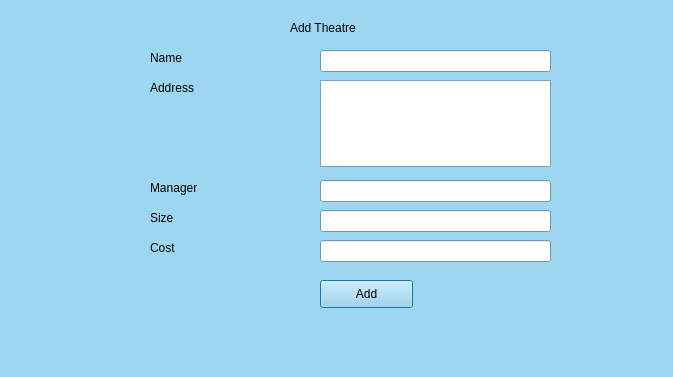
<?xml version="1.0" encoding="UTF-8"?>
<ui version="4.0">
 <class>AddTheatre</class>
 <widget class="QDialog" name="AddTheatre">
  <property name="geometry">
   <rect>
    <x>0</x>
    <y>0</y>
    <width>673</width>
    <height>377</height>
   </rect>
  </property>
  <property name="palette">
   <palette>
    <active>
     <colorrole role="WindowText">
      <brush brushstyle="SolidPattern">
       <color alpha="255">
        <red>0</red>
        <green>0</green>
        <blue>0</blue>
       </color>
      </brush>
     </colorrole>
     <colorrole role="Button">
      <brush brushstyle="SolidPattern">
       <color alpha="255">
        <red>157</red>
        <green>214</green>
        <blue>240</blue>
       </color>
      </brush>
     </colorrole>
     <colorrole role="Light">
      <brush brushstyle="SolidPattern">
       <color alpha="255">
        <red>255</red>
        <green>255</green>
        <blue>255</blue>
       </color>
      </brush>
     </colorrole>
     <colorrole role="Midlight">
      <brush brushstyle="SolidPattern">
       <color alpha="255">
        <red>206</red>
        <green>234</green>
        <blue>247</blue>
       </color>
      </brush>
     </colorrole>
     <colorrole role="Dark">
      <brush brushstyle="SolidPattern">
       <color alpha="255">
        <red>78</red>
        <green>107</green>
        <blue>120</blue>
       </color>
      </brush>
     </colorrole>
     <colorrole role="Mid">
      <brush brushstyle="SolidPattern">
       <color alpha="255">
        <red>105</red>
        <green>143</green>
        <blue>160</blue>
       </color>
      </brush>
     </colorrole>
     <colorrole role="Text">
      <brush brushstyle="SolidPattern">
       <color alpha="255">
        <red>0</red>
        <green>0</green>
        <blue>0</blue>
       </color>
      </brush>
     </colorrole>
     <colorrole role="BrightText">
      <brush brushstyle="SolidPattern">
       <color alpha="255">
        <red>255</red>
        <green>255</green>
        <blue>255</blue>
       </color>
      </brush>
     </colorrole>
     <colorrole role="ButtonText">
      <brush brushstyle="SolidPattern">
       <color alpha="255">
        <red>0</red>
        <green>0</green>
        <blue>0</blue>
       </color>
      </brush>
     </colorrole>
     <colorrole role="Base">
      <brush brushstyle="SolidPattern">
       <color alpha="255">
        <red>255</red>
        <green>255</green>
        <blue>255</blue>
       </color>
      </brush>
     </colorrole>
     <colorrole role="Window">
      <brush brushstyle="SolidPattern">
       <color alpha="255">
        <red>157</red>
        <green>214</green>
        <blue>240</blue>
       </color>
      </brush>
     </colorrole>
     <colorrole role="Shadow">
      <brush brushstyle="SolidPattern">
       <color alpha="255">
        <red>0</red>
        <green>0</green>
        <blue>0</blue>
       </color>
      </brush>
     </colorrole>
     <colorrole role="AlternateBase">
      <brush brushstyle="SolidPattern">
       <color alpha="255">
        <red>206</red>
        <green>234</green>
        <blue>247</blue>
       </color>
      </brush>
     </colorrole>
     <colorrole role="ToolTipBase">
      <brush brushstyle="SolidPattern">
       <color alpha="255">
        <red>255</red>
        <green>255</green>
        <blue>220</blue>
       </color>
      </brush>
     </colorrole>
     <colorrole role="ToolTipText">
      <brush brushstyle="SolidPattern">
       <color alpha="255">
        <red>0</red>
        <green>0</green>
        <blue>0</blue>
       </color>
      </brush>
     </colorrole>
    </active>
    <inactive>
     <colorrole role="WindowText">
      <brush brushstyle="SolidPattern">
       <color alpha="255">
        <red>0</red>
        <green>0</green>
        <blue>0</blue>
       </color>
      </brush>
     </colorrole>
     <colorrole role="Button">
      <brush brushstyle="SolidPattern">
       <color alpha="255">
        <red>157</red>
        <green>214</green>
        <blue>240</blue>
       </color>
      </brush>
     </colorrole>
     <colorrole role="Light">
      <brush brushstyle="SolidPattern">
       <color alpha="255">
        <red>255</red>
        <green>255</green>
        <blue>255</blue>
       </color>
      </brush>
     </colorrole>
     <colorrole role="Midlight">
      <brush brushstyle="SolidPattern">
       <color alpha="255">
        <red>206</red>
        <green>234</green>
        <blue>247</blue>
       </color>
      </brush>
     </colorrole>
     <colorrole role="Dark">
      <brush brushstyle="SolidPattern">
       <color alpha="255">
        <red>78</red>
        <green>107</green>
        <blue>120</blue>
       </color>
      </brush>
     </colorrole>
     <colorrole role="Mid">
      <brush brushstyle="SolidPattern">
       <color alpha="255">
        <red>105</red>
        <green>143</green>
        <blue>160</blue>
       </color>
      </brush>
     </colorrole>
     <colorrole role="Text">
      <brush brushstyle="SolidPattern">
       <color alpha="255">
        <red>0</red>
        <green>0</green>
        <blue>0</blue>
       </color>
      </brush>
     </colorrole>
     <colorrole role="BrightText">
      <brush brushstyle="SolidPattern">
       <color alpha="255">
        <red>255</red>
        <green>255</green>
        <blue>255</blue>
       </color>
      </brush>
     </colorrole>
     <colorrole role="ButtonText">
      <brush brushstyle="SolidPattern">
       <color alpha="255">
        <red>0</red>
        <green>0</green>
        <blue>0</blue>
       </color>
      </brush>
     </colorrole>
     <colorrole role="Base">
      <brush brushstyle="SolidPattern">
       <color alpha="255">
        <red>255</red>
        <green>255</green>
        <blue>255</blue>
       </color>
      </brush>
     </colorrole>
     <colorrole role="Window">
      <brush brushstyle="SolidPattern">
       <color alpha="255">
        <red>157</red>
        <green>214</green>
        <blue>240</blue>
       </color>
      </brush>
     </colorrole>
     <colorrole role="Shadow">
      <brush brushstyle="SolidPattern">
       <color alpha="255">
        <red>0</red>
        <green>0</green>
        <blue>0</blue>
       </color>
      </brush>
     </colorrole>
     <colorrole role="AlternateBase">
      <brush brushstyle="SolidPattern">
       <color alpha="255">
        <red>206</red>
        <green>234</green>
        <blue>247</blue>
       </color>
      </brush>
     </colorrole>
     <colorrole role="ToolTipBase">
      <brush brushstyle="SolidPattern">
       <color alpha="255">
        <red>255</red>
        <green>255</green>
        <blue>220</blue>
       </color>
      </brush>
     </colorrole>
     <colorrole role="ToolTipText">
      <brush brushstyle="SolidPattern">
       <color alpha="255">
        <red>0</red>
        <green>0</green>
        <blue>0</blue>
       </color>
      </brush>
     </colorrole>
    </inactive>
    <disabled>
     <colorrole role="WindowText">
      <brush brushstyle="SolidPattern">
       <color alpha="255">
        <red>78</red>
        <green>107</green>
        <blue>120</blue>
       </color>
      </brush>
     </colorrole>
     <colorrole role="Button">
      <brush brushstyle="SolidPattern">
       <color alpha="255">
        <red>157</red>
        <green>214</green>
        <blue>240</blue>
       </color>
      </brush>
     </colorrole>
     <colorrole role="Light">
      <brush brushstyle="SolidPattern">
       <color alpha="255">
        <red>255</red>
        <green>255</green>
        <blue>255</blue>
       </color>
      </brush>
     </colorrole>
     <colorrole role="Midlight">
      <brush brushstyle="SolidPattern">
       <color alpha="255">
        <red>206</red>
        <green>234</green>
        <blue>247</blue>
       </color>
      </brush>
     </colorrole>
     <colorrole role="Dark">
      <brush brushstyle="SolidPattern">
       <color alpha="255">
        <red>78</red>
        <green>107</green>
        <blue>120</blue>
       </color>
      </brush>
     </colorrole>
     <colorrole role="Mid">
      <brush brushstyle="SolidPattern">
       <color alpha="255">
        <red>105</red>
        <green>143</green>
        <blue>160</blue>
       </color>
      </brush>
     </colorrole>
     <colorrole role="Text">
      <brush brushstyle="SolidPattern">
       <color alpha="255">
        <red>78</red>
        <green>107</green>
        <blue>120</blue>
       </color>
      </brush>
     </colorrole>
     <colorrole role="BrightText">
      <brush brushstyle="SolidPattern">
       <color alpha="255">
        <red>255</red>
        <green>255</green>
        <blue>255</blue>
       </color>
      </brush>
     </colorrole>
     <colorrole role="ButtonText">
      <brush brushstyle="SolidPattern">
       <color alpha="255">
        <red>78</red>
        <green>107</green>
        <blue>120</blue>
       </color>
      </brush>
     </colorrole>
     <colorrole role="Base">
      <brush brushstyle="SolidPattern">
       <color alpha="255">
        <red>157</red>
        <green>214</green>
        <blue>240</blue>
       </color>
      </brush>
     </colorrole>
     <colorrole role="Window">
      <brush brushstyle="SolidPattern">
       <color alpha="255">
        <red>157</red>
        <green>214</green>
        <blue>240</blue>
       </color>
      </brush>
     </colorrole>
     <colorrole role="Shadow">
      <brush brushstyle="SolidPattern">
       <color alpha="255">
        <red>0</red>
        <green>0</green>
        <blue>0</blue>
       </color>
      </brush>
     </colorrole>
     <colorrole role="AlternateBase">
      <brush brushstyle="SolidPattern">
       <color alpha="255">
        <red>157</red>
        <green>214</green>
        <blue>240</blue>
       </color>
      </brush>
     </colorrole>
     <colorrole role="ToolTipBase">
      <brush brushstyle="SolidPattern">
       <color alpha="255">
        <red>255</red>
        <green>255</green>
        <blue>220</blue>
       </color>
      </brush>
     </colorrole>
     <colorrole role="ToolTipText">
      <brush brushstyle="SolidPattern">
       <color alpha="255">
        <red>0</red>
        <green>0</green>
        <blue>0</blue>
       </color>
      </brush>
     </colorrole>
    </disabled>
   </palette>
  </property>
  <property name="windowTitle">
   <string>Dialog</string>
  </property>
  <widget class="QLabel" name="label">
   <property name="geometry">
    <rect>
     <x>290</x>
     <y>20</y>
     <width>151</width>
     <height>16</height>
    </rect>
   </property>
   <property name="text">
    <string>Add Theatre</string>
   </property>
  </widget>
  <widget class="QLabel" name="label_2">
   <property name="geometry">
    <rect>
     <x>150</x>
     <y>50</y>
     <width>141</width>
     <height>16</height>
    </rect>
   </property>
   <property name="text">
    <string>Name</string>
   </property>
  </widget>
  <widget class="QLineEdit" name="edtTh">
   <property name="geometry">
    <rect>
     <x>320</x>
     <y>50</y>
     <width>231</width>
     <height>22</height>
    </rect>
   </property>
  </widget>
  <widget class="QLabel" name="label_3">
   <property name="geometry">
    <rect>
     <x>150</x>
     <y>80</y>
     <width>121</width>
     <height>16</height>
    </rect>
   </property>
   <property name="text">
    <string>Address</string>
   </property>
  </widget>
  <widget class="QTextEdit" name="edtAddr">
   <property name="geometry">
    <rect>
     <x>320</x>
     <y>80</y>
     <width>231</width>
     <height>87</height>
    </rect>
   </property>
  </widget>
  <widget class="QLabel" name="label_4">
   <property name="geometry">
    <rect>
     <x>150</x>
     <y>180</y>
     <width>131</width>
     <height>16</height>
    </rect>
   </property>
   <property name="text">
    <string>Manager</string>
   </property>
  </widget>
  <widget class="QLineEdit" name="edtMgr">
   <property name="geometry">
    <rect>
     <x>320</x>
     <y>180</y>
     <width>231</width>
     <height>22</height>
    </rect>
   </property>
  </widget>
  <widget class="QLabel" name="label_5">
   <property name="geometry">
    <rect>
     <x>150</x>
     <y>210</y>
     <width>81</width>
     <height>16</height>
    </rect>
   </property>
   <property name="text">
    <string>Size</string>
   </property>
  </widget>
  <widget class="QLineEdit" name="edtSz">
   <property name="geometry">
    <rect>
     <x>320</x>
     <y>210</y>
     <width>231</width>
     <height>22</height>
    </rect>
   </property>
  </widget>
  <widget class="QLabel" name="label_6">
   <property name="geometry">
    <rect>
     <x>150</x>
     <y>240</y>
     <width>101</width>
     <height>16</height>
    </rect>
   </property>
   <property name="text">
    <string>Cost</string>
   </property>
  </widget>
  <widget class="QLineEdit" name="edtCost">
   <property name="geometry">
    <rect>
     <x>320</x>
     <y>240</y>
     <width>231</width>
     <height>22</height>
    </rect>
   </property>
  </widget>
  <widget class="QPushButton" name="btnAdd">
   <property name="geometry">
    <rect>
     <x>320</x>
     <y>280</y>
     <width>93</width>
     <height>28</height>
    </rect>
   </property>
   <property name="text">
    <string>Add</string>
   </property>
  </widget>
  <widget class="QLabel" name="lblStat">
   <property name="geometry">
    <rect>
     <x>270</x>
     <y>330</y>
     <width>271</width>
     <height>16</height>
    </rect>
   </property>
   <property name="text">
    <string/>
   </property>
  </widget>
 </widget>
 <resources/>
 <connections/>
</ui>
